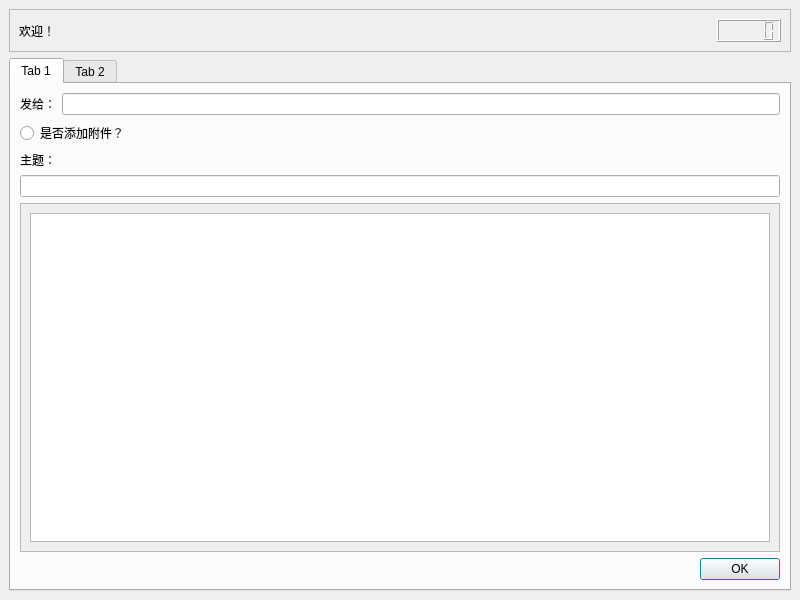
<?xml version="1.0" encoding="UTF-8"?>
<ui version="4.0">
 <class>MainWindow</class>
 <widget class="QMainWindow" name="MainWindow">
  <property name="geometry">
   <rect>
    <x>0</x>
    <y>0</y>
    <width>800</width>
    <height>600</height>
   </rect>
  </property>
  <property name="windowTitle">
   <string>MainWindow</string>
  </property>
  <widget class="QWidget" name="centralWidget">
   <layout class="QVBoxLayout" name="verticalLayout_7">
    <item>
     <widget class="QFrame" name="frame">
      <property name="frameShape">
       <enum>QFrame::StyledPanel</enum>
      </property>
      <property name="frameShadow">
       <enum>QFrame::Raised</enum>
      </property>
      <layout class="QHBoxLayout" name="horizontalLayout_3">
       <item>
        <widget class="QLabel" name="label_9">
         <property name="text">
          <string>欢迎！</string>
         </property>
        </widget>
       </item>
       <item>
        <widget class="QLabel" name="user">
         <property name="text">
          <string/>
         </property>
        </widget>
       </item>
       <item>
        <spacer name="horizontalSpacer">
         <property name="orientation">
          <enum>Qt::Horizontal</enum>
         </property>
         <property name="sizeHint" stdset="0">
          <size>
           <width>587</width>
           <height>20</height>
          </size>
         </property>
        </spacer>
       </item>
       <item>
        <widget class="QLCDNumber" name="Lcd"/>
       </item>
      </layout>
     </widget>
    </item>
    <item>
     <widget class="QTabWidget" name="pagetwo">
      <property name="currentIndex">
       <number>0</number>
      </property>
      <widget class="QWidget" name="tab">
       <attribute name="title">
        <string>Tab 1</string>
       </attribute>
       <layout class="QVBoxLayout" name="verticalLayout_5">
        <item>
         <layout class="QHBoxLayout" name="horizontalLayout">
          <item>
           <widget class="QLabel" name="label_8">
            <property name="text">
             <string>发给：</string>
            </property>
           </widget>
          </item>
          <item>
           <widget class="QLineEdit" name="pageone_receiver"/>
          </item>
         </layout>
        </item>
        <item>
         <widget class="QRadioButton" name="pageone_radio_button">
          <property name="text">
           <string>是否添加附件？</string>
          </property>
         </widget>
        </item>
        <item>
         <widget class="QLabel" name="label_5">
          <property name="text">
           <string>主题：</string>
          </property>
         </widget>
        </item>
        <item>
         <widget class="QLineEdit" name="pageone_subject"/>
        </item>
        <item>
         <widget class="QScrollArea" name="scrollArea_2">
          <property name="widgetResizable">
           <bool>true</bool>
          </property>
          <widget class="QWidget" name="scrollAreaWidgetContents_2">
           <property name="geometry">
            <rect>
             <x>0</x>
             <y>0</y>
             <width>756</width>
             <height>365</height>
            </rect>
           </property>
           <layout class="QVBoxLayout" name="verticalLayout_2">
            <item>
             <widget class="QTextEdit" name="pageone_text"/>
            </item>
           </layout>
          </widget>
         </widget>
        </item>
        <item>
         <widget class="QDialogButtonBox" name="pageone_buttonBox">
          <property name="standardButtons">
           <set>QDialogButtonBox::Ok</set>
          </property>
         </widget>
        </item>
       </layout>
      </widget>
      <widget class="QWidget" name="tab_2">
       <attribute name="title">
        <string>Tab 2</string>
       </attribute>
       <layout class="QVBoxLayout" name="verticalLayout_6">
        <item>
         <layout class="QGridLayout" name="gridLayout">
          <item row="0" column="0">
           <layout class="QHBoxLayout" name="horizontalLayout_2">
            <item>
             <layout class="QVBoxLayout" name="verticalLayout_3">
              <item>
               <widget class="QLabel" name="label">
                <property name="text">
                 <string>查收第几封信？</string>
                </property>
               </widget>
              </item>
              <item>
               <widget class="QLabel" name="label_2">
                <property name="text">
                 <string>来自：</string>
                </property>
               </widget>
              </item>
              <item>
               <widget class="QLabel" name="label_3">
                <property name="text">
                 <string>发给：</string>
                </property>
               </widget>
              </item>
              <item>
               <widget class="QLabel" name="label_4">
                <property name="text">
                 <string>日期：</string>
                </property>
               </widget>
              </item>
             </layout>
            </item>
            <item>
             <layout class="QVBoxLayout" name="verticalLayout_4">
              <item>
               <widget class="QLineEdit" name="pagetwo_lineEdit"/>
              </item>
              <item>
               <widget class="QLabel" name="pagetwo_From">
                <property name="text">
                 <string/>
                </property>
               </widget>
              </item>
              <item>
               <widget class="QLabel" name="pagetwo_To">
                <property name="text">
                 <string/>
                </property>
               </widget>
              </item>
              <item>
               <widget class="QLabel" name="pagetwo_time">
                <property name="text">
                 <string/>
                </property>
               </widget>
              </item>
             </layout>
            </item>
           </layout>
          </item>
          <item row="1" column="0">
           <widget class="QScrollArea" name="scrollArea">
            <property name="widgetResizable">
             <bool>true</bool>
            </property>
            <widget class="QWidget" name="scrollAreaWidgetContents">
             <property name="geometry">
              <rect>
               <x>0</x>
               <y>0</y>
               <width>754</width>
               <height>396</height>
              </rect>
             </property>
             <layout class="QVBoxLayout" name="verticalLayout">
              <item>
               <widget class="QTextBrowser" name="pagetwo_textbrowser"/>
              </item>
             </layout>
            </widget>
           </widget>
          </item>
         </layout>
        </item>
       </layout>
      </widget>
     </widget>
    </item>
   </layout>
  </widget>
 </widget>
 <resources/>
 <connections/>
</ui>
